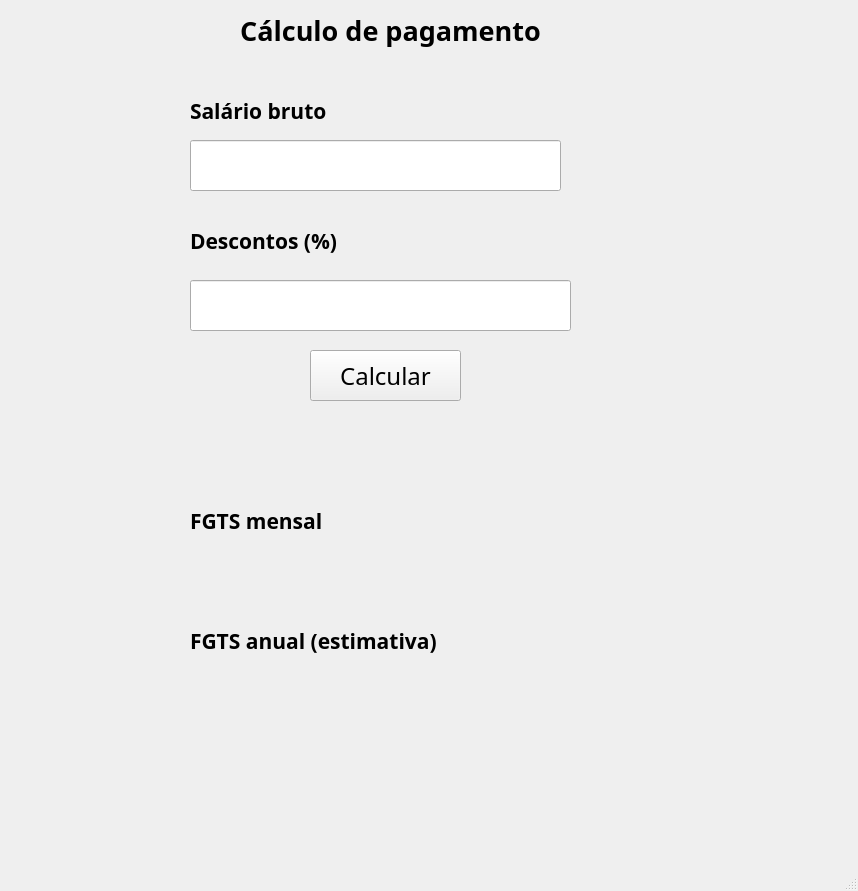
<?xml version="1.0" encoding="UTF-8"?>
<ui version="4.0">
 <class>MainWindow</class>
 <widget class="QMainWindow" name="MainWindow">
  <property name="geometry">
   <rect>
    <x>0</x>
    <y>0</y>
    <width>858</width>
    <height>891</height>
   </rect>
  </property>
  <property name="windowTitle">
   <string>MainWindow</string>
  </property>
  <widget class="QWidget" name="centralwidget">
   <widget class="QLabel" name="lblTitle">
    <property name="geometry">
     <rect>
      <x>200</x>
      <y>0</y>
      <width>381</width>
      <height>61</height>
     </rect>
    </property>
    <property name="font">
     <font>
      <family>Arial Black</family>
      <pointsize>20</pointsize>
      <weight>75</weight>
      <bold>true</bold>
      <underline>false</underline>
     </font>
    </property>
    <property name="text">
     <string>Cálculo de pagamento</string>
    </property>
    <property name="alignment">
     <set>Qt::AlignCenter</set>
    </property>
   </widget>
   <widget class="QLabel" name="label">
    <property name="geometry">
     <rect>
      <x>190</x>
      <y>80</y>
      <width>241</width>
      <height>61</height>
     </rect>
    </property>
    <property name="font">
     <font>
      <family>Arial Black</family>
      <pointsize>16</pointsize>
      <weight>75</weight>
      <bold>true</bold>
     </font>
    </property>
    <property name="text">
     <string>Salário bruto</string>
    </property>
   </widget>
   <widget class="QLineEdit" name="txtSalario">
    <property name="geometry">
     <rect>
      <x>190</x>
      <y>140</y>
      <width>371</width>
      <height>51</height>
     </rect>
    </property>
    <property name="font">
     <font>
      <family>Arial</family>
      <pointsize>14</pointsize>
      <italic>true</italic>
     </font>
    </property>
    <property name="text">
     <string/>
    </property>
    <property name="frame">
     <bool>true</bool>
    </property>
   </widget>
   <widget class="QLabel" name="label_2">
    <property name="geometry">
     <rect>
      <x>190</x>
      <y>210</y>
      <width>241</width>
      <height>61</height>
     </rect>
    </property>
    <property name="font">
     <font>
      <family>Arial Black</family>
      <pointsize>16</pointsize>
      <weight>75</weight>
      <bold>true</bold>
     </font>
    </property>
    <property name="text">
     <string>Descontos (%)</string>
    </property>
   </widget>
   <widget class="QLineEdit" name="txtDescontos">
    <property name="geometry">
     <rect>
      <x>190</x>
      <y>280</y>
      <width>381</width>
      <height>51</height>
     </rect>
    </property>
    <property name="font">
     <font>
      <family>Arial</family>
      <pointsize>14</pointsize>
      <italic>true</italic>
     </font>
    </property>
    <property name="text">
     <string/>
    </property>
    <property name="frame">
     <bool>true</bool>
    </property>
    <property name="dragEnabled">
     <bool>false</bool>
    </property>
    <property name="readOnly">
     <bool>false</bool>
    </property>
    <property name="cursorMoveStyle">
     <enum>Qt::LogicalMoveStyle</enum>
    </property>
    <property name="clearButtonEnabled">
     <bool>false</bool>
    </property>
   </widget>
   <widget class="QPushButton" name="btnCalcular">
    <property name="geometry">
     <rect>
      <x>310</x>
      <y>350</y>
      <width>151</width>
      <height>51</height>
     </rect>
    </property>
    <property name="font">
     <font>
      <family>Arial Rounded MT Bold</family>
      <pointsize>18</pointsize>
     </font>
    </property>
    <property name="text">
     <string>Calcular</string>
    </property>
   </widget>
   <widget class="QLabel" name="lblResultado">
    <property name="geometry">
     <rect>
      <x>190</x>
      <y>430</y>
      <width>381</width>
      <height>41</height>
     </rect>
    </property>
    <property name="font">
     <font>
      <family>Arial Rounded MT Bold</family>
      <pointsize>20</pointsize>
     </font>
    </property>
    <property name="text">
     <string/>
    </property>
    <property name="alignment">
     <set>Qt::AlignCenter</set>
    </property>
   </widget>
   <widget class="QLabel" name="label_3">
    <property name="geometry">
     <rect>
      <x>190</x>
      <y>490</y>
      <width>171</width>
      <height>61</height>
     </rect>
    </property>
    <property name="font">
     <font>
      <family>Arial Black</family>
      <pointsize>16</pointsize>
      <weight>75</weight>
      <bold>true</bold>
     </font>
    </property>
    <property name="text">
     <string>FGTS mensal</string>
    </property>
   </widget>
   <widget class="QLabel" name="label_4">
    <property name="geometry">
     <rect>
      <x>190</x>
      <y>610</y>
      <width>291</width>
      <height>61</height>
     </rect>
    </property>
    <property name="font">
     <font>
      <family>Arial Black</family>
      <pointsize>16</pointsize>
      <weight>75</weight>
      <bold>true</bold>
      <underline>false</underline>
     </font>
    </property>
    <property name="text">
     <string>FGTS anual (estimativa)</string>
    </property>
   </widget>
   <widget class="QLabel" name="lblFgtsMensal">
    <property name="geometry">
     <rect>
      <x>190</x>
      <y>560</y>
      <width>381</width>
      <height>41</height>
     </rect>
    </property>
    <property name="font">
     <font>
      <family>Arial Rounded MT Bold</family>
      <pointsize>20</pointsize>
     </font>
    </property>
    <property name="text">
     <string/>
    </property>
    <property name="alignment">
     <set>Qt::AlignCenter</set>
    </property>
   </widget>
   <widget class="QLabel" name="lblFgtsAnual">
    <property name="geometry">
     <rect>
      <x>190</x>
      <y>680</y>
      <width>381</width>
      <height>41</height>
     </rect>
    </property>
    <property name="font">
     <font>
      <family>Arial Rounded MT Bold</family>
      <pointsize>20</pointsize>
     </font>
    </property>
    <property name="text">
     <string/>
    </property>
    <property name="alignment">
     <set>Qt::AlignCenter</set>
    </property>
   </widget>
  </widget>
  <widget class="QMenuBar" name="menubar">
   <property name="geometry">
    <rect>
     <x>0</x>
     <y>0</y>
     <width>858</width>
     <height>21</height>
    </rect>
   </property>
  </widget>
  <widget class="QStatusBar" name="statusbar"/>
 </widget>
 <resources/>
 <connections/>
</ui>
